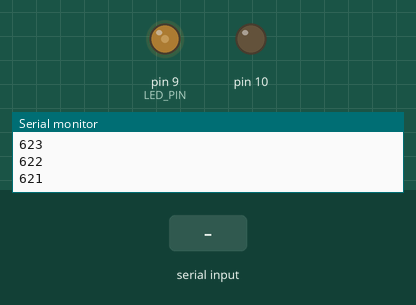
The sketch below on a simulated Arduino Uno, built with avr-gcc and run on an emulated ATmega328P. On the bench: output pins drawn as LEDs (lit = HIGH), the last lines printed to the serial monitor. Inputs (shaded band) come from the test bench.

Above: at 1.2 s.
1.3 s: "90,45\n" received over Serial
4.3 s: "16\n" received over Serial
At 4.3 s:
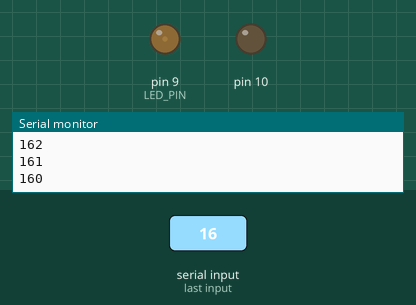
Timing chart, 0 to 13.3 s (numbered marks = the images above; inputs shaded):
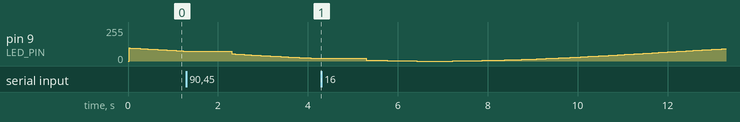

The sketch:

sincosfade16bit.ino
```cpp
// Arduino LED PIN
#define LED_PIN 9

// Time period of fading in millisecs
#define PERIOD 20000
// Angular Frequency by definition
#define OMEGA 2*PI/PERIOD
// No Phase
#define PHASE 1
// Offset of the sine wave
#define OFFSET 512
// Amplitude of the sine wave
#define AMPLITUDE 511
// Max value (255)
#define MAX_VAL 2047
// Min value (0)
#define MIN_VAL 0
uint16_t icr = 0xffff;
String line;

// Used to generate time for the cos wave
unsigned long timer = 0;

void setup() {
  Serial.begin(9600);
  Serial.println("Arduino interactive 16-bit PWM");
  Serial.println("");
  Serial.println("Resolution: a-i (8-16 bit)");
  Serial.println("Value: number 0-65535");  // or 0-255 or 0-511 etc.
  OCR1A=0;
  OCR1B=0;
  setupPWM16(11);
}

void loop() {

 timer = millis(); // updating time
 int ledValue = OFFSET + AMPLITUDE*(cos((OMEGA*timer)+PHASE));
 analogWrite16(LED_PIN, checkValue(ledValue));

Serial.println(checkValue(ledValue));
 if(Serial.available()>0) {

    line=Serial.readString();
    line.trim();
    if(line.length()) {
      Serial.print("Command:");
      Serial.println(line);
      if('a'<=line[0] && line[0]<='i') {
        int resolution = 8 + line[0] - 'a';
        Serial.print("Resolution:");
        Serial.println(resolution);
        setupPWM16(resolution);
      }
      else {
        uint16_t value = line.toInt();
        Serial.print("Value:");
        Serial.println(value);
        analogWrite16(LED_PIN,value);
      }
    }
  }
}

// Useful to avoid LED values outside the bounds [0;255]
int checkValue(int val) {
  return constrain(val, MIN_VAL, MAX_VAL);
}

void setupPWM16(int resolution) {
  switch(resolution) {
    case 16:icr=0xffff;break;
    case 15:icr=0x7fff;break;
    case 14:icr=0x3fff;break;
    case 13:icr=0x1fff;break;
    case 12:icr=0x0fff;break;
    case 11:icr=0x07ff;break;
    case 10:icr=0x03ff;break;
    case  9:icr=0x01ff;break;
    case  8:icr=0x00ff;break;
    default:icr=0x00ff;break;
  }
  DDRB  |= _BV(PB1) | _BV(PB2);       /* set pins as outputs */
  TCCR1A = _BV(COM1A1) | _BV(COM1B1)  /* non-inverting PWM */
        | _BV(WGM11);                 /* mode 14: fast PWM, TOP=ICR1 */
  TCCR1B = _BV(WGM13) | _BV(WGM12)
        | _BV(CS11);                  /* prescaler 1 */
  ICR1 = icr;                         /* TOP counter value (freeing OCR1A*/
  Serial.print("ICR1:");
  Serial.println(icr);
}

/* 16-bit version of analogWrite(). Works only on pins 9 and 10. */
void analogWrite16(uint8_t pin, uint16_t val)
{
  if (val == 0)
  {
    digitalWrite(pin, LOW);

  } else {
     DDRB  |= _BV(PB1) | _BV(PB2);       /* set pins as outputs */
  TCCR1A = _BV(COM1A1) | _BV(COM1B1)  /* non-inverting PWM */
        | _BV(WGM11);                 /* mode 14: fast PWM, TOP=ICR1 */
  TCCR1B = _BV(WGM13) | _BV(WGM12)
        | _BV(CS11);                  /* prescaler 1 */
  ICR1 = icr;
  switch (pin) {

    case  9: OCR1A = val; break;
    case 10: OCR1B = val; break;
  }
  }
}
```
